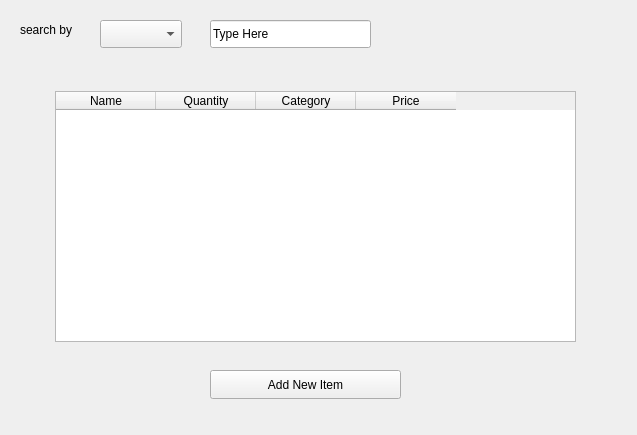
<?xml version="1.0" encoding="UTF-8"?>
<ui version="4.0">
 <class>Inventory_Page</class>
 <widget class="QWidget" name="Inventory_Page">
  <property name="geometry">
   <rect>
    <x>0</x>
    <y>0</y>
    <width>637</width>
    <height>435</height>
   </rect>
  </property>
  <property name="windowTitle">
   <string>Form</string>
  </property>
  <widget class="QLabel" name="label">
   <property name="geometry">
    <rect>
     <x>20</x>
     <y>20</y>
     <width>81</width>
     <height>20</height>
    </rect>
   </property>
   <property name="text">
    <string>search by</string>
   </property>
  </widget>
  <widget class="QComboBox" name="Search_Cateogry">
   <property name="geometry">
    <rect>
     <x>100</x>
     <y>20</y>
     <width>82</width>
     <height>28</height>
    </rect>
   </property>
  </widget>
  <widget class="QLineEdit" name="Search_bar">
   <property name="geometry">
    <rect>
     <x>210</x>
     <y>20</y>
     <width>161</width>
     <height>28</height>
    </rect>
   </property>
   <property name="text">
    <string>Type Here</string>
   </property>
  </widget>
  <widget class="QTableWidget" name="Items_Table">
   <property name="geometry">
    <rect>
     <x>55</x>
     <y>91</y>
     <width>521</width>
     <height>251</height>
    </rect>
   </property>
   <column>
    <property name="text">
     <string>Name</string>
    </property>
   </column>
   <column>
    <property name="text">
     <string>Quantity</string>
    </property>
   </column>
   <column>
    <property name="text">
     <string>Category</string>
    </property>
   </column>
   <column>
    <property name="text">
     <string>Price</string>
    </property>
   </column>
  </widget>
  <widget class="QPushButton" name="Add_New_Item_Button">
   <property name="geometry">
    <rect>
     <x>210</x>
     <y>370</y>
     <width>191</width>
     <height>29</height>
    </rect>
   </property>
   <property name="text">
    <string>Add New Item</string>
   </property>
  </widget>
 </widget>
 <resources/>
 <connections/>
</ui>
